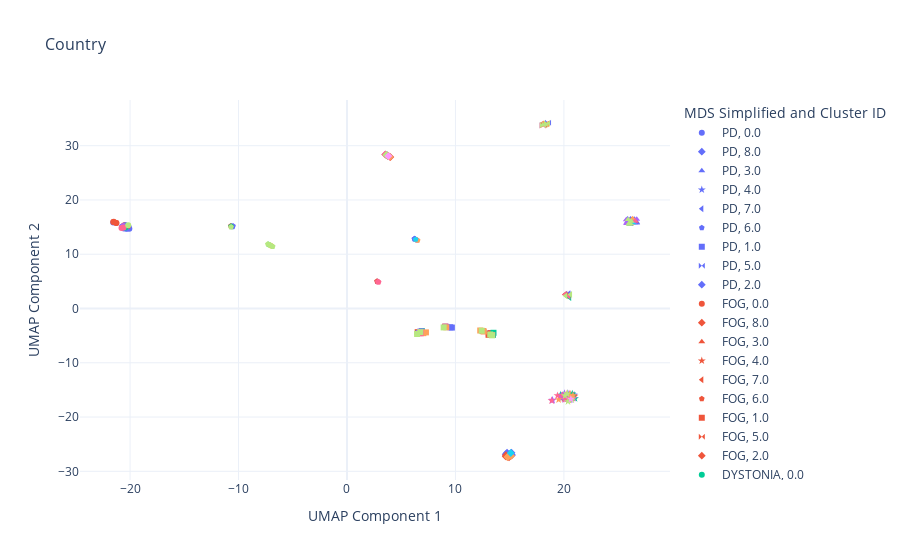

The code cell stored with this chart in its notebook:
### Code cell
df["Country"] = df["Country"].fillna("")
embedded_countries = EmbedFrame(df, "Country", model)
embedded_reduced_countries = ReduceEmbedding(embedded_countries, neighbors=12, min_distance=.25)
optimalKObj = OptimalK.OptimalK(n_jobs=4, parallel_backend='joblib')
num_clusters = optimalKObj(embedded_reduced_countries, n_refs=50, cluster_array=np.arange(1,10))
CreateCluster(df, embedded_reduced_countries, num_clusters, "Reduced Country Cluster")
VisualizeCluster(df, "Country", embedded_reduced_countries, "Reduced Country Cluster", show_country=True)
